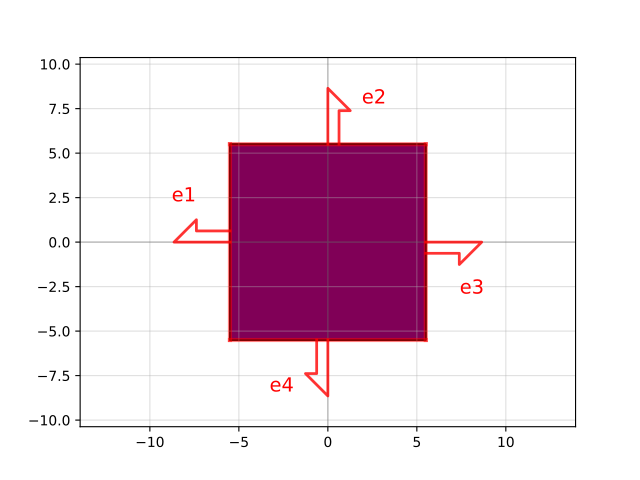

Generate this figure with Python:
import gdsfactory as gf

c = gf.components.via_stack_slab_m3(size=[11.0, 11.0], layers=[[3, 0], [41, 0], [45, 0], [49, 0]])
c.plot()
